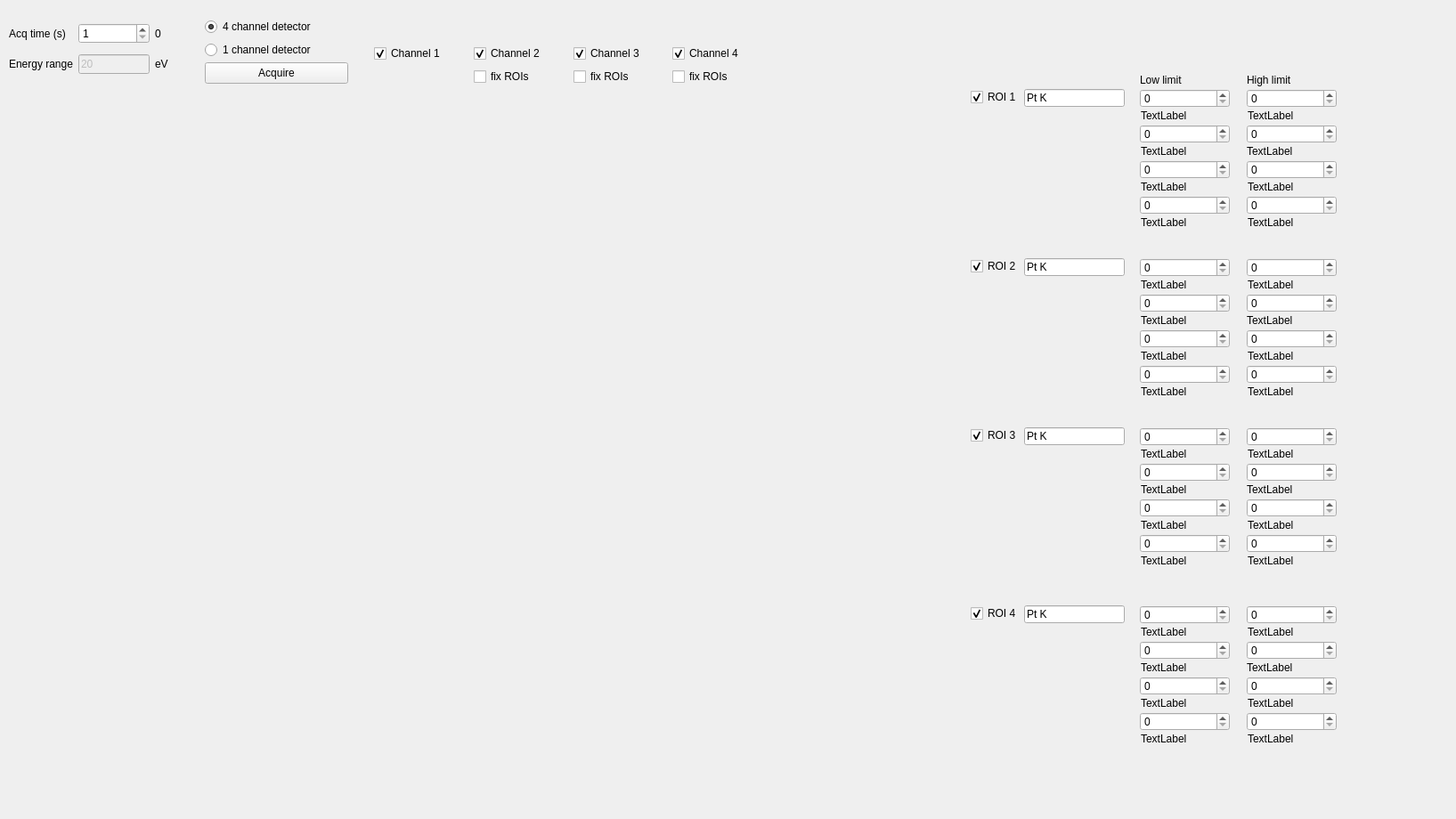
<?xml version="1.0" encoding="UTF-8"?>
<ui version="4.0">
 <class>Form</class>
 <widget class="QWidget" name="Form">
  <property name="geometry">
   <rect>
    <x>0</x>
    <y>0</y>
    <width>1635</width>
    <height>920</height>
   </rect>
  </property>
  <property name="windowTitle">
   <string>Form</string>
  </property>
  <widget class="QWidget" name="gridLayoutWidget_26">
   <property name="geometry">
    <rect>
     <x>10</x>
     <y>20</y>
     <width>211</width>
     <height>71</height>
    </rect>
   </property>
   <layout class="QGridLayout" name="gridLayout_36">
    <item row="1" column="1">
     <widget class="QLineEdit" name="edit_xia_energy_range">
      <property name="enabled">
       <bool>false</bool>
      </property>
      <property name="maximumSize">
       <size>
        <width>80</width>
        <height>16777215</height>
       </size>
      </property>
      <property name="text">
       <string>20</string>
      </property>
     </widget>
    </item>
    <item row="0" column="2">
     <widget class="QLabel" name="label_acq_time_rbv">
      <property name="maximumSize">
       <size>
        <width>50</width>
        <height>16777215</height>
       </size>
      </property>
      <property name="text">
       <string>0 </string>
      </property>
     </widget>
    </item>
    <item row="0" column="0">
     <widget class="QLabel" name="label_141">
      <property name="text">
       <string>Acq time (s)</string>
      </property>
     </widget>
    </item>
    <item row="1" column="0">
     <widget class="QLabel" name="label_142">
      <property name="text">
       <string>Energy range</string>
      </property>
     </widget>
    </item>
    <item row="1" column="2">
     <widget class="QLabel" name="label_143">
      <property name="maximumSize">
       <size>
        <width>50</width>
        <height>16777215</height>
       </size>
      </property>
      <property name="text">
       <string>eV</string>
      </property>
     </widget>
    </item>
    <item row="0" column="1">
     <widget class="QSpinBox" name="spinBox_acq_time">
      <property name="minimum">
       <number>1</number>
      </property>
     </widget>
    </item>
   </layout>
  </widget>
  <widget class="QPushButton" name="push_xs3_acquire">
   <property name="enabled">
    <bool>true</bool>
   </property>
   <property name="geometry">
    <rect>
     <x>230</x>
     <y>70</y>
     <width>161</width>
     <height>24</height>
    </rect>
   </property>
   <property name="text">
    <string>Acquire</string>
   </property>
  </widget>
  <widget class="QWidget" name="verticalLayoutWidget_13">
   <property name="geometry">
    <rect>
     <x>10</x>
     <y>110</y>
     <width>1061</width>
     <height>651</height>
    </rect>
   </property>
   <layout class="QVBoxLayout" name="layout_plot_mca"/>
  </widget>
  <widget class="QWidget" name="verticalLayoutWidget">
   <property name="geometry">
    <rect>
     <x>230</x>
     <y>20</y>
     <width>160</width>
     <height>48</height>
    </rect>
   </property>
   <layout class="QVBoxLayout" name="verticalLayout_3">
    <item>
     <widget class="QRadioButton" name="radioButton">
      <property name="text">
       <string>4 channel detector</string>
      </property>
      <property name="checked">
       <bool>true</bool>
      </property>
     </widget>
    </item>
    <item>
     <widget class="QRadioButton" name="radioButton_2">
      <property name="text">
       <string>1 channel detector</string>
      </property>
     </widget>
    </item>
   </layout>
  </widget>
  <widget class="QSpinBox" name="spinBox_ch1_roi1_lo">
   <property name="geometry">
    <rect>
     <x>1280</x>
     <y>100</y>
     <width>101</width>
     <height>21</height>
    </rect>
   </property>
   <property name="maximum">
    <number>40960</number>
   </property>
  </widget>
  <widget class="QSpinBox" name="spinBox_ch1_roi1_hi">
   <property name="geometry">
    <rect>
     <x>1400</x>
     <y>100</y>
     <width>101</width>
     <height>21</height>
    </rect>
   </property>
   <property name="maximum">
    <number>40960</number>
   </property>
  </widget>
  <widget class="QLabel" name="label_ch1_roi1_lo_rbk">
   <property name="geometry">
    <rect>
     <x>1281</x>
     <y>120</y>
     <width>101</width>
     <height>20</height>
    </rect>
   </property>
   <property name="text">
    <string>TextLabel</string>
   </property>
  </widget>
  <widget class="QLabel" name="label_ch1_roi1_hi_rbk">
   <property name="geometry">
    <rect>
     <x>1401</x>
     <y>120</y>
     <width>101</width>
     <height>20</height>
    </rect>
   </property>
   <property name="text">
    <string>TextLabel</string>
   </property>
  </widget>
  <widget class="QCheckBox" name="checkBox_roi1_show">
   <property name="geometry">
    <rect>
     <x>1090</x>
     <y>100</y>
     <width>79</width>
     <height>18</height>
    </rect>
   </property>
   <property name="text">
    <string>ROI 1</string>
   </property>
   <property name="checked">
    <bool>true</bool>
   </property>
  </widget>
  <widget class="QLineEdit" name="lineEdit">
   <property name="geometry">
    <rect>
     <x>1150</x>
     <y>100</y>
     <width>113</width>
     <height>20</height>
    </rect>
   </property>
   <property name="text">
    <string>Pt K</string>
   </property>
  </widget>
  <widget class="QSpinBox" name="spinBox_ch2_roi1_lo">
   <property name="geometry">
    <rect>
     <x>1280</x>
     <y>140</y>
     <width>101</width>
     <height>21</height>
    </rect>
   </property>
   <property name="maximum">
    <number>40960</number>
   </property>
  </widget>
  <widget class="QSpinBox" name="spinBox_ch2_roi1_hi">
   <property name="geometry">
    <rect>
     <x>1400</x>
     <y>140</y>
     <width>101</width>
     <height>21</height>
    </rect>
   </property>
   <property name="maximum">
    <number>40960</number>
   </property>
  </widget>
  <widget class="QLabel" name="label_ch2_roi1_hi_rbk">
   <property name="geometry">
    <rect>
     <x>1400</x>
     <y>160</y>
     <width>101</width>
     <height>20</height>
    </rect>
   </property>
   <property name="text">
    <string>TextLabel</string>
   </property>
  </widget>
  <widget class="QLabel" name="label_ch2_roi1_lo_rbk">
   <property name="geometry">
    <rect>
     <x>1281</x>
     <y>160</y>
     <width>91</width>
     <height>20</height>
    </rect>
   </property>
   <property name="text">
    <string>TextLabel</string>
   </property>
  </widget>
  <widget class="QSpinBox" name="spinBox_ch3_roi1_lo">
   <property name="geometry">
    <rect>
     <x>1280</x>
     <y>180</y>
     <width>101</width>
     <height>21</height>
    </rect>
   </property>
   <property name="maximum">
    <number>40960</number>
   </property>
  </widget>
  <widget class="QSpinBox" name="spinBox_ch3_roi1_hi">
   <property name="geometry">
    <rect>
     <x>1400</x>
     <y>180</y>
     <width>101</width>
     <height>21</height>
    </rect>
   </property>
   <property name="maximum">
    <number>40960</number>
   </property>
  </widget>
  <widget class="QLabel" name="label_ch3_roi1_hi_rbk">
   <property name="geometry">
    <rect>
     <x>1401</x>
     <y>200</y>
     <width>101</width>
     <height>20</height>
    </rect>
   </property>
   <property name="text">
    <string>TextLabel</string>
   </property>
  </widget>
  <widget class="QLabel" name="label_ch3_roi1_lo_rbk">
   <property name="geometry">
    <rect>
     <x>1281</x>
     <y>200</y>
     <width>101</width>
     <height>20</height>
    </rect>
   </property>
   <property name="text">
    <string>TextLabel</string>
   </property>
  </widget>
  <widget class="QLabel" name="label_ch4_roi1_hi_rbk">
   <property name="geometry">
    <rect>
     <x>1401</x>
     <y>240</y>
     <width>101</width>
     <height>20</height>
    </rect>
   </property>
   <property name="text">
    <string>TextLabel</string>
   </property>
  </widget>
  <widget class="QSpinBox" name="spinBox_ch4_roi1_hi">
   <property name="geometry">
    <rect>
     <x>1400</x>
     <y>220</y>
     <width>101</width>
     <height>21</height>
    </rect>
   </property>
   <property name="maximum">
    <number>40960</number>
   </property>
  </widget>
  <widget class="QLabel" name="label_ch4_roi1_lo_rbk">
   <property name="geometry">
    <rect>
     <x>1281</x>
     <y>240</y>
     <width>101</width>
     <height>20</height>
    </rect>
   </property>
   <property name="text">
    <string>TextLabel</string>
   </property>
  </widget>
  <widget class="QSpinBox" name="spinBox_ch4_roi1_lo">
   <property name="geometry">
    <rect>
     <x>1280</x>
     <y>220</y>
     <width>101</width>
     <height>21</height>
    </rect>
   </property>
   <property name="maximum">
    <number>40960</number>
   </property>
  </widget>
  <widget class="QWidget" name="horizontalLayoutWidget">
   <property name="geometry">
    <rect>
     <x>400</x>
     <y>20</y>
     <width>451</width>
     <height>21</height>
    </rect>
   </property>
   <layout class="QHBoxLayout" name="horizontalLayout"/>
  </widget>
  <widget class="QSpinBox" name="spinBox_ch3_roi2_hi">
   <property name="geometry">
    <rect>
     <x>1400</x>
     <y>370</y>
     <width>101</width>
     <height>21</height>
    </rect>
   </property>
   <property name="maximum">
    <number>40960</number>
   </property>
  </widget>
  <widget class="QSpinBox" name="spinBox_ch1_roi2_hi">
   <property name="geometry">
    <rect>
     <x>1400</x>
     <y>290</y>
     <width>101</width>
     <height>21</height>
    </rect>
   </property>
   <property name="maximum">
    <number>40960</number>
   </property>
  </widget>
  <widget class="QLabel" name="label_ch2_roi2_hi_rbk">
   <property name="geometry">
    <rect>
     <x>1400</x>
     <y>350</y>
     <width>101</width>
     <height>20</height>
    </rect>
   </property>
   <property name="text">
    <string>TextLabel</string>
   </property>
  </widget>
  <widget class="QLabel" name="label_ch2_roi2_lo_rbk">
   <property name="geometry">
    <rect>
     <x>1281</x>
     <y>350</y>
     <width>91</width>
     <height>20</height>
    </rect>
   </property>
   <property name="text">
    <string>TextLabel</string>
   </property>
  </widget>
  <widget class="QLabel" name="label_ch4_roi2_hi_rbk">
   <property name="geometry">
    <rect>
     <x>1401</x>
     <y>430</y>
     <width>101</width>
     <height>20</height>
    </rect>
   </property>
   <property name="text">
    <string>TextLabel</string>
   </property>
  </widget>
  <widget class="QLabel" name="label_ch3_roi2_hi_rbk">
   <property name="geometry">
    <rect>
     <x>1401</x>
     <y>390</y>
     <width>101</width>
     <height>20</height>
    </rect>
   </property>
   <property name="text">
    <string>TextLabel</string>
   </property>
  </widget>
  <widget class="QSpinBox" name="spinBox_ch2_roi2_hi">
   <property name="geometry">
    <rect>
     <x>1400</x>
     <y>330</y>
     <width>101</width>
     <height>21</height>
    </rect>
   </property>
   <property name="maximum">
    <number>40960</number>
   </property>
  </widget>
  <widget class="QSpinBox" name="spinBox_ch4_roi2_lo">
   <property name="geometry">
    <rect>
     <x>1280</x>
     <y>410</y>
     <width>101</width>
     <height>21</height>
    </rect>
   </property>
   <property name="maximum">
    <number>40960</number>
   </property>
  </widget>
  <widget class="QLineEdit" name="lineEdit_2">
   <property name="geometry">
    <rect>
     <x>1150</x>
     <y>290</y>
     <width>113</width>
     <height>20</height>
    </rect>
   </property>
   <property name="text">
    <string>Pt K</string>
   </property>
  </widget>
  <widget class="QCheckBox" name="checkBox_roi2_show">
   <property name="geometry">
    <rect>
     <x>1090</x>
     <y>290</y>
     <width>79</width>
     <height>18</height>
    </rect>
   </property>
   <property name="text">
    <string>ROI 2</string>
   </property>
   <property name="checked">
    <bool>true</bool>
   </property>
  </widget>
  <widget class="QLabel" name="label_ch4_roi2_lo_rbk">
   <property name="geometry">
    <rect>
     <x>1281</x>
     <y>430</y>
     <width>101</width>
     <height>20</height>
    </rect>
   </property>
   <property name="text">
    <string>TextLabel</string>
   </property>
  </widget>
  <widget class="QLabel" name="label_ch1_roi2_lo_rbk">
   <property name="geometry">
    <rect>
     <x>1281</x>
     <y>310</y>
     <width>101</width>
     <height>20</height>
    </rect>
   </property>
   <property name="text">
    <string>TextLabel</string>
   </property>
  </widget>
  <widget class="QSpinBox" name="spinBox_ch2_roi2_lo">
   <property name="geometry">
    <rect>
     <x>1280</x>
     <y>330</y>
     <width>101</width>
     <height>21</height>
    </rect>
   </property>
   <property name="maximum">
    <number>40960</number>
   </property>
  </widget>
  <widget class="QLabel" name="label_ch3_roi2_lo_rbk">
   <property name="geometry">
    <rect>
     <x>1281</x>
     <y>390</y>
     <width>101</width>
     <height>20</height>
    </rect>
   </property>
   <property name="text">
    <string>TextLabel</string>
   </property>
  </widget>
  <widget class="QSpinBox" name="spinBox_ch4_roi2_hi">
   <property name="geometry">
    <rect>
     <x>1400</x>
     <y>410</y>
     <width>101</width>
     <height>21</height>
    </rect>
   </property>
   <property name="maximum">
    <number>40960</number>
   </property>
  </widget>
  <widget class="QLabel" name="label_ch1_roi2_hi_rbk">
   <property name="geometry">
    <rect>
     <x>1401</x>
     <y>310</y>
     <width>101</width>
     <height>20</height>
    </rect>
   </property>
   <property name="text">
    <string>TextLabel</string>
   </property>
  </widget>
  <widget class="QSpinBox" name="spinBox_ch1_roi2_lo">
   <property name="geometry">
    <rect>
     <x>1280</x>
     <y>290</y>
     <width>101</width>
     <height>21</height>
    </rect>
   </property>
   <property name="maximum">
    <number>40960</number>
   </property>
  </widget>
  <widget class="QSpinBox" name="spinBox_ch3_roi2_lo">
   <property name="geometry">
    <rect>
     <x>1280</x>
     <y>370</y>
     <width>101</width>
     <height>21</height>
    </rect>
   </property>
   <property name="maximum">
    <number>40960</number>
   </property>
  </widget>
  <widget class="QLabel" name="label_ch1_roi3_lo_rbk">
   <property name="geometry">
    <rect>
     <x>1281</x>
     <y>500</y>
     <width>101</width>
     <height>20</height>
    </rect>
   </property>
   <property name="text">
    <string>TextLabel</string>
   </property>
  </widget>
  <widget class="QLabel" name="label_ch1_roi3_hi_rbk">
   <property name="geometry">
    <rect>
     <x>1401</x>
     <y>500</y>
     <width>101</width>
     <height>20</height>
    </rect>
   </property>
   <property name="text">
    <string>TextLabel</string>
   </property>
  </widget>
  <widget class="QSpinBox" name="spinBox_ch1_roi3_hi">
   <property name="geometry">
    <rect>
     <x>1400</x>
     <y>480</y>
     <width>101</width>
     <height>21</height>
    </rect>
   </property>
   <property name="maximum">
    <number>40960</number>
   </property>
  </widget>
  <widget class="QSpinBox" name="spinBox_ch3_roi3_hi">
   <property name="geometry">
    <rect>
     <x>1400</x>
     <y>560</y>
     <width>101</width>
     <height>21</height>
    </rect>
   </property>
   <property name="maximum">
    <number>40960</number>
   </property>
  </widget>
  <widget class="QLabel" name="label_ch3_roi3_hi_rbk">
   <property name="geometry">
    <rect>
     <x>1401</x>
     <y>580</y>
     <width>101</width>
     <height>20</height>
    </rect>
   </property>
   <property name="text">
    <string>TextLabel</string>
   </property>
  </widget>
  <widget class="QLineEdit" name="lineEdit_3">
   <property name="geometry">
    <rect>
     <x>1150</x>
     <y>480</y>
     <width>113</width>
     <height>20</height>
    </rect>
   </property>
   <property name="text">
    <string>Pt K</string>
   </property>
  </widget>
  <widget class="QSpinBox" name="spinBox_ch2_roi3_lo">
   <property name="geometry">
    <rect>
     <x>1280</x>
     <y>520</y>
     <width>101</width>
     <height>21</height>
    </rect>
   </property>
   <property name="maximum">
    <number>40960</number>
   </property>
  </widget>
  <widget class="QLabel" name="label_ch3_roi3_lo_rbk">
   <property name="geometry">
    <rect>
     <x>1281</x>
     <y>580</y>
     <width>101</width>
     <height>20</height>
    </rect>
   </property>
   <property name="text">
    <string>TextLabel</string>
   </property>
  </widget>
  <widget class="QSpinBox" name="spinBox_ch4_roi3_lo">
   <property name="geometry">
    <rect>
     <x>1280</x>
     <y>600</y>
     <width>101</width>
     <height>21</height>
    </rect>
   </property>
   <property name="maximum">
    <number>40960</number>
   </property>
  </widget>
  <widget class="QLabel" name="label_ch4_roi3_lo_rbk">
   <property name="geometry">
    <rect>
     <x>1281</x>
     <y>620</y>
     <width>101</width>
     <height>20</height>
    </rect>
   </property>
   <property name="text">
    <string>TextLabel</string>
   </property>
  </widget>
  <widget class="QSpinBox" name="spinBox_ch3_roi3_lo">
   <property name="geometry">
    <rect>
     <x>1280</x>
     <y>560</y>
     <width>101</width>
     <height>21</height>
    </rect>
   </property>
   <property name="maximum">
    <number>40960</number>
   </property>
  </widget>
  <widget class="QSpinBox" name="spinBox_ch4_roi3_hi">
   <property name="geometry">
    <rect>
     <x>1400</x>
     <y>600</y>
     <width>101</width>
     <height>21</height>
    </rect>
   </property>
   <property name="maximum">
    <number>40960</number>
   </property>
  </widget>
  <widget class="QSpinBox" name="spinBox_ch2_roi3_hi">
   <property name="geometry">
    <rect>
     <x>1400</x>
     <y>520</y>
     <width>101</width>
     <height>21</height>
    </rect>
   </property>
   <property name="maximum">
    <number>40960</number>
   </property>
  </widget>
  <widget class="QLabel" name="label_ch4_roi3_hi_rbk">
   <property name="geometry">
    <rect>
     <x>1401</x>
     <y>620</y>
     <width>101</width>
     <height>20</height>
    </rect>
   </property>
   <property name="text">
    <string>TextLabel</string>
   </property>
  </widget>
  <widget class="QCheckBox" name="checkBox_roi3_show">
   <property name="geometry">
    <rect>
     <x>1090</x>
     <y>480</y>
     <width>79</width>
     <height>18</height>
    </rect>
   </property>
   <property name="text">
    <string>ROI 3</string>
   </property>
   <property name="checked">
    <bool>true</bool>
   </property>
  </widget>
  <widget class="QLabel" name="label_ch2_roi3_hi_rbk">
   <property name="geometry">
    <rect>
     <x>1400</x>
     <y>540</y>
     <width>101</width>
     <height>20</height>
    </rect>
   </property>
   <property name="text">
    <string>TextLabel</string>
   </property>
  </widget>
  <widget class="QLabel" name="label_ch2_roi3_lo_rbk">
   <property name="geometry">
    <rect>
     <x>1281</x>
     <y>540</y>
     <width>91</width>
     <height>20</height>
    </rect>
   </property>
   <property name="text">
    <string>TextLabel</string>
   </property>
  </widget>
  <widget class="QSpinBox" name="spinBox_ch1_roi3_lo">
   <property name="geometry">
    <rect>
     <x>1280</x>
     <y>480</y>
     <width>101</width>
     <height>21</height>
    </rect>
   </property>
   <property name="maximum">
    <number>40960</number>
   </property>
  </widget>
  <widget class="QSpinBox" name="spinBox_ch2_roi4_hi">
   <property name="geometry">
    <rect>
     <x>1400</x>
     <y>720</y>
     <width>101</width>
     <height>21</height>
    </rect>
   </property>
   <property name="maximum">
    <number>40960</number>
   </property>
  </widget>
  <widget class="QLabel" name="label_ch1_roi4_lo_rbk">
   <property name="geometry">
    <rect>
     <x>1281</x>
     <y>700</y>
     <width>101</width>
     <height>20</height>
    </rect>
   </property>
   <property name="text">
    <string>TextLabel</string>
   </property>
  </widget>
  <widget class="QLineEdit" name="lineEdit_4">
   <property name="geometry">
    <rect>
     <x>1150</x>
     <y>680</y>
     <width>113</width>
     <height>20</height>
    </rect>
   </property>
   <property name="text">
    <string>Pt K</string>
   </property>
  </widget>
  <widget class="QSpinBox" name="spinBox_ch3_roi4_lo">
   <property name="geometry">
    <rect>
     <x>1280</x>
     <y>760</y>
     <width>101</width>
     <height>21</height>
    </rect>
   </property>
   <property name="maximum">
    <number>40960</number>
   </property>
  </widget>
  <widget class="QLabel" name="label_ch3_roi4_hi_rbk">
   <property name="geometry">
    <rect>
     <x>1401</x>
     <y>780</y>
     <width>101</width>
     <height>20</height>
    </rect>
   </property>
   <property name="text">
    <string>TextLabel</string>
   </property>
  </widget>
  <widget class="QLabel" name="label_ch4_roi4_lo_rbk">
   <property name="geometry">
    <rect>
     <x>1281</x>
     <y>820</y>
     <width>101</width>
     <height>20</height>
    </rect>
   </property>
   <property name="text">
    <string>TextLabel</string>
   </property>
  </widget>
  <widget class="QSpinBox" name="spinBox_ch1_roi4_lo">
   <property name="geometry">
    <rect>
     <x>1280</x>
     <y>680</y>
     <width>101</width>
     <height>21</height>
    </rect>
   </property>
   <property name="maximum">
    <number>40960</number>
   </property>
  </widget>
  <widget class="QLabel" name="label_ch2_roi4_hi_rbk">
   <property name="geometry">
    <rect>
     <x>1400</x>
     <y>740</y>
     <width>101</width>
     <height>20</height>
    </rect>
   </property>
   <property name="text">
    <string>TextLabel</string>
   </property>
  </widget>
  <widget class="QLabel" name="label_ch1_roi4_hi_rbk">
   <property name="geometry">
    <rect>
     <x>1401</x>
     <y>700</y>
     <width>101</width>
     <height>20</height>
    </rect>
   </property>
   <property name="text">
    <string>TextLabel</string>
   </property>
  </widget>
  <widget class="QLabel" name="label_ch2_roi4_lo_rbk">
   <property name="geometry">
    <rect>
     <x>1281</x>
     <y>740</y>
     <width>91</width>
     <height>20</height>
    </rect>
   </property>
   <property name="text">
    <string>TextLabel</string>
   </property>
  </widget>
  <widget class="QSpinBox" name="spinBox_ch1_roi4_hi">
   <property name="geometry">
    <rect>
     <x>1400</x>
     <y>680</y>
     <width>101</width>
     <height>21</height>
    </rect>
   </property>
   <property name="maximum">
    <number>40960</number>
   </property>
  </widget>
  <widget class="QSpinBox" name="spinBox_ch4_roi4_hi">
   <property name="geometry">
    <rect>
     <x>1400</x>
     <y>800</y>
     <width>101</width>
     <height>21</height>
    </rect>
   </property>
   <property name="maximum">
    <number>40960</number>
   </property>
  </widget>
  <widget class="QLabel" name="label_ch3_roi4_lo_rbk">
   <property name="geometry">
    <rect>
     <x>1281</x>
     <y>780</y>
     <width>101</width>
     <height>20</height>
    </rect>
   </property>
   <property name="text">
    <string>TextLabel</string>
   </property>
  </widget>
  <widget class="QSpinBox" name="spinBox_ch4_roi4_lo">
   <property name="geometry">
    <rect>
     <x>1280</x>
     <y>800</y>
     <width>101</width>
     <height>21</height>
    </rect>
   </property>
   <property name="maximum">
    <number>40960</number>
   </property>
  </widget>
  <widget class="QLabel" name="label_ch4_roi4_hi_rbk">
   <property name="geometry">
    <rect>
     <x>1401</x>
     <y>820</y>
     <width>101</width>
     <height>20</height>
    </rect>
   </property>
   <property name="text">
    <string>TextLabel</string>
   </property>
  </widget>
  <widget class="QSpinBox" name="spinBox_ch2_roi4_lo">
   <property name="geometry">
    <rect>
     <x>1280</x>
     <y>720</y>
     <width>101</width>
     <height>21</height>
    </rect>
   </property>
   <property name="maximum">
    <number>40960</number>
   </property>
  </widget>
  <widget class="QCheckBox" name="checkBox_roi4_show">
   <property name="geometry">
    <rect>
     <x>1090</x>
     <y>680</y>
     <width>79</width>
     <height>18</height>
    </rect>
   </property>
   <property name="text">
    <string>ROI 4</string>
   </property>
   <property name="checked">
    <bool>true</bool>
   </property>
  </widget>
  <widget class="QSpinBox" name="spinBox_ch3_roi4_hi">
   <property name="geometry">
    <rect>
     <x>1400</x>
     <y>760</y>
     <width>101</width>
     <height>21</height>
    </rect>
   </property>
   <property name="maximum">
    <number>40960</number>
   </property>
  </widget>
  <widget class="QLabel" name="label_144">
   <property name="geometry">
    <rect>
     <x>1280</x>
     <y>80</y>
     <width>76</width>
     <height>20</height>
    </rect>
   </property>
   <property name="text">
    <string>Low limit</string>
   </property>
  </widget>
  <widget class="QLabel" name="label_145">
   <property name="geometry">
    <rect>
     <x>1400</x>
     <y>80</y>
     <width>76</width>
     <height>20</height>
    </rect>
   </property>
   <property name="text">
    <string>High limit</string>
   </property>
  </widget>
  <widget class="QWidget" name="gridLayoutWidget">
   <property name="geometry">
    <rect>
     <x>420</x>
     <y>50</y>
     <width>441</width>
     <height>48</height>
    </rect>
   </property>
   <layout class="QGridLayout" name="gridLayout">
    <item row="0" column="2">
     <widget class="QCheckBox" name="checkBox_ch3_show">
      <property name="text">
       <string>Channel 3</string>
      </property>
      <property name="checked">
       <bool>true</bool>
      </property>
     </widget>
    </item>
    <item row="0" column="0">
     <widget class="QCheckBox" name="checkBox_ch1_show">
      <property name="text">
       <string>Channel 1</string>
      </property>
      <property name="checked">
       <bool>true</bool>
      </property>
     </widget>
    </item>
    <item row="0" column="1">
     <widget class="QCheckBox" name="checkBox_ch2_show">
      <property name="text">
       <string>Channel 2</string>
      </property>
      <property name="checked">
       <bool>true</bool>
      </property>
     </widget>
    </item>
    <item row="0" column="3">
     <widget class="QCheckBox" name="checkBox_ch4_show">
      <property name="text">
       <string>Channel 4</string>
      </property>
      <property name="checked">
       <bool>true</bool>
      </property>
     </widget>
    </item>
    <item row="1" column="1">
     <widget class="QCheckBox" name="checkBox_ch2_fix_roi">
      <property name="text">
       <string>fix ROIs</string>
      </property>
      <property name="checked">
       <bool>false</bool>
      </property>
     </widget>
    </item>
    <item row="1" column="2">
     <widget class="QCheckBox" name="checkBox_ch3_fix_roi">
      <property name="text">
       <string>fix ROIs</string>
      </property>
      <property name="checked">
       <bool>false</bool>
      </property>
     </widget>
    </item>
    <item row="1" column="3">
     <widget class="QCheckBox" name="checkBox_ch4_fix_roi">
      <property name="text">
       <string>fix ROIs</string>
      </property>
      <property name="checked">
       <bool>false</bool>
      </property>
     </widget>
    </item>
   </layout>
  </widget>
 </widget>
 <resources/>
 <connections/>
</ui>
